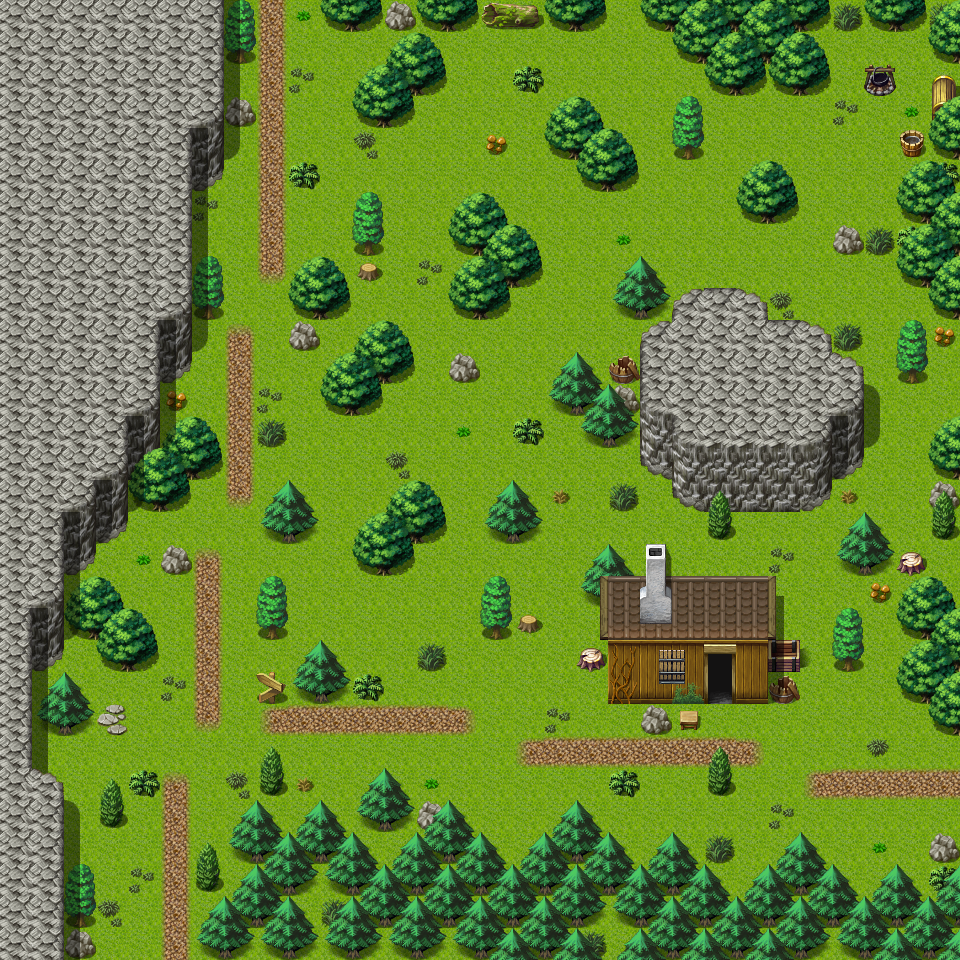

Below is a game level as drawn by its tile map, then a one-line description and the .tmx that defines it (tile-layer data replaced by summaries):
An orthogonal 30x30 tile map with 32x32 px tiles, 3 tile layers (Ground, Objects, Above), 1 hidden layer not drawn, 40 tilesets and 15 objects (7x mapchange, 6x spawn, 2x sign).

<map version="1.0" orientation="orthogonal" width="30" height="30" tilewidth="32" tileheight="32">
 <properties>
  <property name="outdoors" value="1" />
 </properties>
 <tileset firstgid="1" name="map_bed_1" tilewidth="32" tileheight="32">
  <image source="../drawable/map_bed_1.png" width="512" height="256" />
 </tileset>
 <tileset firstgid="129" name="map_border_1" tilewidth="32" tileheight="32">
  <image source="../drawable/map_border_1.png" width="512" height="256" />
 </tileset>
 <tileset firstgid="257" name="map_bridge_1" tilewidth="32" tileheight="32">
  <image source="../drawable/map_bridge_1.png" width="512" height="256" />
 </tileset>
 <tileset firstgid="385" name="map_broken_1" tilewidth="32" tileheight="32">
  <image source="../drawable/map_broken_1.png" width="512" height="256" />
 </tileset>
 <tileset firstgid="513" name="map_cavewall_1" tilewidth="32" tileheight="32">
  <image source="../drawable/map_cavewall_1.png" width="576" height="192" />
 </tileset>
 <tileset firstgid="621" name="map_cavewall_2" tilewidth="32" tileheight="32">
  <image source="../drawable/map_cavewall_2.png" width="576" height="192" />
 </tileset>
 <tileset firstgid="729" name="map_cavewall_3" tilewidth="32" tileheight="32">
  <image source="../drawable/map_cavewall_3.png" width="576" height="192" />
 </tileset>
 <tileset firstgid="837" name="map_chair_table_1" tilewidth="32" tileheight="32">
  <image source="../drawable/map_chair_table_1.png" width="512" height="256" />
 </tileset>
 <tileset firstgid="965" name="map_crate_1" tilewidth="32" tileheight="32">
  <image source="../drawable/map_crate_1.png" width="512" height="256" />
 </tileset>
 <tileset firstgid="1093" name="map_cupboard_1" tilewidth="32" tileheight="32">
  <image source="../drawable/map_cupboard_1.png" width="512" height="256" />
 </tileset>
 <tileset firstgid="1221" name="map_curtain_1" tilewidth="32" tileheight="32">
  <image source="../drawable/map_curtain_1.png" width="512" height="256" />
 </tileset>
 <tileset firstgid="1349" name="map_entrance_1" tilewidth="32" tileheight="32">
  <image source="../drawable/map_entrance_1.png" width="512" height="256" />
 </tileset>
 <tileset firstgid="1477" name="map_fence_1" tilewidth="32" tileheight="32">
  <image source="../drawable/map_fence_1.png" width="512" height="256" />
 </tileset>
 <tileset firstgid="1605" name="map_fence_2" tilewidth="32" tileheight="32">
  <image source="../drawable/map_fence_2.png" width="512" height="256" />
 </tileset>
 <tileset firstgid="1733" name="map_ground_1" tilewidth="32" tileheight="32">
  <image source="../drawable/map_ground_1.png" width="512" height="256" />
 </tileset>
 <tileset firstgid="1861" name="map_ground_2" tilewidth="32" tileheight="32">
  <image source="../drawable/map_ground_2.png" width="512" height="256" />
 </tileset>
 <tileset firstgid="1989" name="map_ground_3" tilewidth="32" tileheight="32">
  <image source="../drawable/map_ground_3.png" width="512" height="256" />
 </tileset>
 <tileset firstgid="2117" name="map_ground_4" tilewidth="32" tileheight="32">
  <image source="../drawable/map_ground_4.png" width="512" height="256" />
 </tileset>
 <tileset firstgid="2245" name="map_ground_5" tilewidth="32" tileheight="32">
  <image source="../drawable/map_ground_5.png" width="512" height="256" />
 </tileset>
 <tileset firstgid="2373" name="map_ground_6" tilewidth="32" tileheight="32">
  <image source="../drawable/map_ground_6.png" width="512" height="256" />
 </tileset>
 <tileset firstgid="2501" name="map_ground_7" tilewidth="32" tileheight="32">
  <image source="../drawable/map_ground_7.png" width="512" height="256" />
 </tileset>
 <tileset firstgid="2629" name="map_ground_8" tilewidth="32" tileheight="32">
  <image source="../drawable/map_ground_8.png" width="512" height="256" />
 </tileset>
 <tileset firstgid="2757" name="map_indoor_1" tilewidth="32" tileheight="32">
  <image source="../drawable/map_indoor_1.png" width="512" height="256" />
 </tileset>
 <tileset firstgid="2885" name="map_kitchen_1" tilewidth="32" tileheight="32">
  <image source="../drawable/map_kitchen_1.png" width="512" height="256" />
 </tileset>
 <tileset firstgid="3013" name="map_outdoor_1" tilewidth="32" tileheight="32">
  <image source="../drawable/map_outdoor_1.png" width="512" height="256" />
 </tileset>
 <tileset firstgid="3141" name="map_pillar_1" tilewidth="32" tileheight="32">
  <image source="../drawable/map_pillar_1.png" width="512" height="256" />
 </tileset>
 <tileset firstgid="3269" name="map_plant_1" tilewidth="32" tileheight="32">
  <image source="../drawable/map_plant_1.png" width="512" height="256" />
 </tileset>
 <tileset firstgid="3397" name="map_rock_1" tilewidth="32" tileheight="32">
  <image source="../drawable/map_rock_1.png" width="512" height="256" />
 </tileset>
 <tileset firstgid="3525" name="map_roof_1" tilewidth="32" tileheight="32">
  <image source="../drawable/map_roof_1.png" width="512" height="256" />
 </tileset>
 <tileset firstgid="3653" name="map_roof_2" tilewidth="32" tileheight="32">
  <image source="../drawable/map_roof_2.png" width="512" height="256" />
 </tileset>
 <tileset firstgid="3781" name="map_shop_1" tilewidth="32" tileheight="32">
  <image source="../drawable/map_shop_1.png" width="512" height="256" />
 </tileset>
 <tileset firstgid="3909" name="map_sign_ladder_1" tilewidth="32" tileheight="32">
  <image source="../drawable/map_sign_ladder_1.png" width="512" height="256" />
 </tileset>
 <tileset firstgid="4037" name="map_table_1" tilewidth="32" tileheight="32">
  <image source="../drawable/map_table_1.png" width="512" height="256" />
 </tileset>
 <tileset firstgid="4165" name="map_trail_1" tilewidth="32" tileheight="32">
  <image source="../drawable/map_trail_1.png" width="512" height="256" />
 </tileset>
 <tileset firstgid="4293" name="map_tree_1" tilewidth="32" tileheight="32">
  <image source="../drawable/map_tree_1.png" width="512" height="256" />
 </tileset>
 <tileset firstgid="4421" name="map_wall_1" tilewidth="32" tileheight="32">
  <image source="../drawable/map_wall_1.png" width="512" height="256" />
 </tileset>
 <tileset firstgid="4549" name="map_wall_2" tilewidth="32" tileheight="32">
  <image source="../drawable/map_wall_2.png" width="480" height="256" />
 </tileset>
 <tileset firstgid="4669" name="map_wall_3" tilewidth="32" tileheight="32">
  <image source="../drawable/map_wall_3.png" width="480" height="256" />
 </tileset>
 <tileset firstgid="4789" name="map_window_1" tilewidth="32" tileheight="32">
  <image source="../drawable/map_window_1.png" width="512" height="256" />
 </tileset>
 <tileset firstgid="4917" name="map_window_2" tilewidth="32" tileheight="32">
  <image source="../drawable/map_window_2.png" width="512" height="256" />
 </tileset>
 <layer name="Ground" width="30" height="30">
  <data>[900 cells, 900 non-empty, 20 distinct tile ids]</data>
 </layer>
 <layer name="Objects" width="30" height="30">
  <data>[900 cells, 305 non-empty, 52 distinct tile ids]</data>
 </layer>
 <layer name="Above" width="30" height="30">
  <data>[900 cells, 142 non-empty, 18 distinct tile ids]</data>
 </layer>
 <layer name="Walkable" width="30" height="30" visible="0">
  <data>[900 cells, 409 non-empty, 1 distinct tile ids]</data>
 </layer>
 <objectgroup name="Mapevents" visible="0">
  <!-- 9 objects omitted --></objectgroup>
 <objectgroup name="Spawn" visible="0">
  <!-- 6 objects omitted --></objectgroup>
 <objectgroup name="Keys" visible="0" />
</map>
<!-- 15 of 15 objects omitted -->
